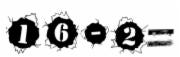
#> input picture extra/.mixed/1.png, 180 x 57 px; its folder holds only this picture in this run
$ python extract_characters_from_circles.py
#> lines starting #> are read from the running program, lines starting #| are printed output that depends on the picture; after the words box and inside, x2 and y2 are one past the last pixel; in counts of white or black regions, pixels touching at a corner belong together
import cv2
import os
import numpy as np
from pathlib import Path

input_dir = "dataset/.mixed"
output_dir = "dataset/.characters"
os.makedirs(output_dir, exist_ok=True)

def sort_contours(cnts):
    bounding_boxes = [cv2.boundingRect(c) for c in cnts]
    return [x for _, x in sorted(zip(bounding_boxes, cnts), key=lambda b: (b[0][1], b[0][0]))]

def extract_circular_characters(image_path, image_id):
#> called with image_path = 'extra/.mixed/1.png', image_id = '1'
    image = cv2.imread(image_path)
#> image is the input picture: shape (57, 180, 3); min 0, max 255, mean 194.8
    if image is None:
        print(f"❌ O'qib bo'lmadi: {image_path}")
        return

    gray = cv2.cvtColor(image, cv2.COLOR_BGR2GRAY)
    blur = cv2.medianBlur(gray, 5)
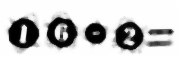
#> blur: shape (57, 180); min 0, max 255, mean 195.6
    _, thresh = cv2.threshold(blur, 0, 255, cv2.THRESH_BINARY_INV + cv2.THRESH_OTSU)
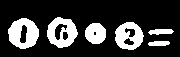
#> thresh: shape (57, 180); 22.6% white; 6 white regions

    # Konturlarni topish
    contours, _ = cv2.findContours(thresh, cv2.RETR_EXTERNAL, cv2.CHAIN_APPROX_SIMPLE)
#> contours = 6 contours; box (x1, y1, x2, y2) and area: (8, 18, 39, 49) 686, (47, 17, 78, 48) 670, (115, 22, 144, 50) 587, (85, 23, 106, 44) 326, (148, 29, 174, 35) 92, (148, 41, 170, 46) 73
    contours = sort_contours(contours)
#> in sort_contours, `bounding_boxes = [cv2.boundingRect(c) for c in cnts]`: bounding_boxes = [(148, 41, 22, 5), (148, 29, 26, 6), (85, 23, 21, 21), (115, 22, 29, 28), (8, 18, 31, 31), (47, 17, 31, 31)]

    count = 0
    for i, c in enumerate(contours):
        (x, y, w, h) = cv2.boundingRect(c)
        aspect_ratio = w / float(h)
        area = cv2.contourArea(c)

        # Faqat dumaloq belgilarni qabul qilish (radius, area, aspect_ratio)
        if 15 < w < 100 and 0.8 < aspect_ratio < 1.2 and area > 100:
            crop = image[y:y+h, x:x+w]
            out_path = os.path.join(output_dir, f"{image_id}_{count}.png")
            cv2.imwrite(out_path, crop)
            count += 1
#> this loop made 6 passes
#> (x, y, w, h, aspect_ratio, area) on passes 1 to 6: (47, 17, 31, 31, 1, 670), (8, 18, 31, 31, 1, 686.5), (115, 22, 29, 28, 1.04, 587), (85, 23, 21, 21, 1, 326.5), (148, 29, 26, 6, 4.33, 92), (148, 41, 22, 5, 4.4, 73)
#> pass 1, in extract_circular_characters, `crop = image[y:y+h, x:x+w]`:
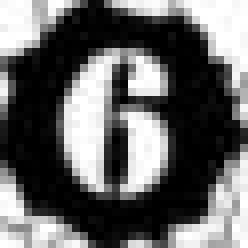
#> crop: shape (31, 31, 3) (shown 8 times larger); min 0, max 255, mean 101.9
#> pass 2, in extract_circular_characters, `crop = image[y:y+h, x:x+w]`:
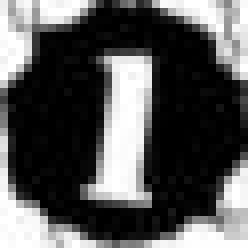
#> crop: shape (31, 31, 3) (shown 8 times larger); min 0, max 255, mean 86.4
#> pass 3, in extract_circular_characters, `crop = image[y:y+h, x:x+w]`:
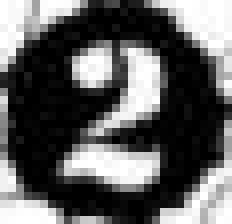
#> crop: shape (28, 29, 3) (shown 8 times larger); min 0, max 255, mean 96
#> after the loop, count = 4

    print(f"📎 {image_id}: {count} belgi saqlandi.")
#| 📎 1: 4 belgi saqlandi.

# Barcha rasmlarni qayta ishlash
for img_path in Path(input_dir).glob("*.png"):
    img_id = img_path.stem
    extract_circular_characters(str(img_path), img_id)

$ run again, on extra/.mixed/15.png
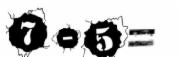
#> input picture extra/.mixed/15.png, 180 x 57 px
#> in extract_circular_characters, image is the input picture: shape (57, 180, 3); min 0, max 255, mean 191.4
#> in extract_circular_characters, `_, thresh = cv2.threshold(blur, 0, 255, cv2.THRESH_BINARY_INV + cv2.TH..`:
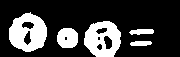
#> thresh: shape (57, 180); 24.4% white; 5 white regions
#> contours = 5 contours; box (x1, y1, x2, y2) and area: (9, 12, 47, 52) 1088, (84, 21, 121, 57) 1010, (57, 28, 78, 48) 328, (129, 29, 154, 35) 90, (130, 41, 152, 46) 73
#> bounding_boxes = [(130, 41, 22, 5), (129, 29, 25, 6), (57, 28, 21, 20), (84, 21, 37, 36), (9, 12, 38, 40)]
#> the loop in extract_circular_characters, `for i, c in enumerate(contours):` made 5 passes
#> (x, y, w, h, aspect_ratio, area) on passes 1 to 5: (9, 12, 38, 40, 0.95, 1088), (84, 21, 37, 36, 1.03, 1009.5), (57, 28, 21, 20, 1.05, 327.5), (129, 29, 25, 6, 4.17, 90), (130, 41, 22, 5, 4.4, 73)
#> pass 3, in extract_circular_characters, `crop = image[y:y+h, x:x+w]`:
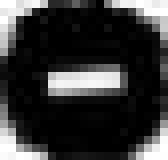
#> crop: shape (20, 21, 3) (shown 8 times larger); min 0, max 255, mean 54.7
#> after the loop in extract_circular_characters, `for i, c in enumerate(contours):`: count = 3
#| 📎 15: 3 belgi saqlandi.
